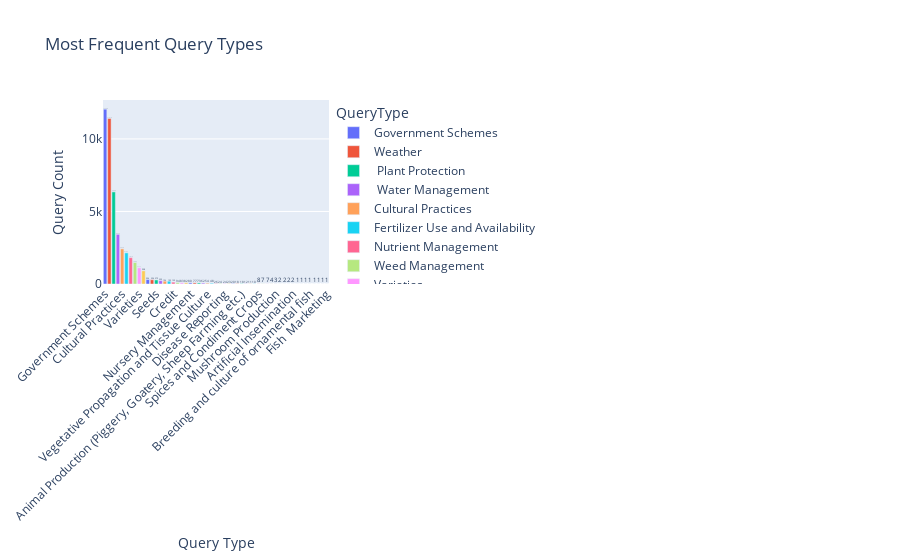

The cell this chart's notebook holds for it:
### Code cell
df['CreatedOn'] = pd.to_datetime(df['CreatedOn'], errors='coerce')

# Extract month and year
df['Month_Year'] = df['CreatedOn'].dt.to_period('M').astype(str)
query_type_freq = df['QueryType'].value_counts().reset_index()
query_type_freq.columns = ['QueryType', 'Count']

fig1 = px.bar(query_type_freq, x='QueryType', y='Count',
              title='Most Frequent Query Types',
              text='Count', color='QueryType')
fig1.update_layout(xaxis_title='Query Type', yaxis_title='Query Count', xaxis_tickangle=-45)
fig1.show()

### Figure 1 — Plotly figure (JSON) as saved in the notebook; plotly's stock layout.template omitted (floating-point values rounded to 4 significant figures)
{"data": [{"hovertemplate": "QueryType=%{x}<br>Count=%{text}<extra></extra>", "legendgroup": "Government Schemes", "marker": {"color": "#636efa", "pattern": {"shape": ""}}, "name": "Government Schemes", "orientation": "v", "showlegend": true, "text": [12050.0], "textposition": "auto", "type": "bar", "x": ["Government Schemes"], "xaxis": "x", "y": [12048], "yaxis": "y"}, {"hovertemplate": "QueryType=%{x}<br>Count=%{text}<extra></extra>", "legendgroup": "Weather", "marker": {"color": "#EF553B", "pattern": {"shape": ""}}, "name": "Weather", "orientation": "v", "showlegend": true, "text": [11410.0], "textposition": "auto", "type": "bar", "x": ["Weather"], "xaxis": "x", "y": [11413], "yaxis": "y"}, {"hovertemplate": "QueryType=%{x}<br>Count=%{text}<extra></extra>", "legendgroup": "\tPlant Protection\t", "marker": {"color": "#00cc96", "pattern": {"shape": ""}}, "name": "\tPlant Protection\t", "orientation": "v", "showlegend": true, "text": [6349.0], "textposition": "auto", "type": "bar", "x": ["\tPlant Protection\t"], "xaxis": "x", "y": [6349], "yaxis": "y"}, {"hovertemplate": "QueryType=%{x}<br>Count=%{text}<extra></extra>", "legendgroup": "\tWater Management\t", "marker": {"color": "#ab63fa", "pattern": {"shape": ""}}, "name": "\tWater Management\t", "orientation": "v", "showlegend": true, "text": [3422.0], "textposition": "auto", "type": "bar", "x": ["\tWater Management\t"], "xaxis": "x", "y": [3422], "yaxis": "y"}, {"hovertemplate": "QueryType=%{x}<br>Count=%{text}<extra></extra>", "legendgroup": "Cultural Practices", "marker": {"color": "#FFA15A", "pattern": {"shape": ""}}, "name": "Cultural Practices", "orientation": "v", "showlegend": true, "text": [2423.0], "textposition": "auto", "type": "bar", "x": ["Cultural Practices"], "xaxis": "x", "y": [2423], "yaxis": "y"}, {"hovertemplate": "QueryType=%{x}<br>Count=%{text}<extra></extra>", "legendgroup": "Fertilizer Use and Availability", "marker": {"color": "#19d3f3", "pattern": {"shape": ""}}, "name": "Fertilizer Use and Availability", "orientation": "v", "showlegend": true, "text": [2147.0], "textposition": "auto", "type": "bar", "x": ["Fertilizer Use and Availability"], "xaxis": "x", "y": [2147], "yaxis": "y"}, {"hovertemplate": "QueryType=%{x}<br>Count=%{text}<extra></extra>", "legendgroup": "Nutrient Management", "marker": {"color": "#FF6692", "pattern": {"shape": ""}}, "name": "Nutrient Management", "orientation": "v", "showlegend": true, "text": [1815.0], "textposition": "auto", "type": "bar", "x": ["Nutrient Management"], "xaxis": "x", "y": [1815], "yaxis": "y"}, {"hovertemplate": "QueryType=%{x}<br>Count=%{text}<extra></extra>", "legendgroup": "Weed Management", "marker": {"color": "#B6E880", "pattern": {"shape": ""}}, "name": "Weed Management", "orientation": "v", "showlegend": true, "text": [1480.0], "textposition": "auto", "type": "bar", "x": ["Weed Management"], "xaxis": "x", "y": [1480], "yaxis": "y"}, {"hovertemplate": "QueryType=%{x}<br>Count=%{text}<extra></extra>", "legendgroup": "Varieties", "marker": {"color": "#FF97FF", "pattern": {"shape": ""}}, "name": "Varieties", "orientation": "v", "showlegend": true, "text": [1111.0], "textposition": "auto", "type": "bar", "x": ["Varieties"], "xaxis": "x", "y": [1111], "yaxis": "y"}, {"hovertemplate": "QueryType=%{x}<br>Count=%{text}<extra></extra>", "legendgroup": "Sowing Time and Weather", "marker": {"color": "#FECB52", "pattern": {"shape": ""}}, "name": "Sowing Time and Weather", "orientation": "v", "showlegend": true, "text": [908.0], "textposition": "auto", "type": "bar", "x": ["Sowing Time and Weather"], "xaxis": "x", "y": [908], "yaxis": "y"}, {"hovertemplate": "QueryType=%{x}<br>Count=%{text}<extra></extra>", "legendgroup": "Seeds and Planting Material", "marker": {"color": "#636efa", "pattern": {"shape": ""}}, "name": "Seeds and Planting Material", "orientation": "v", "showlegend": true, "text": [306.0], "textposition": "auto", "type": "bar", "x": ["Seeds and Planting Material"], "xaxis": "x", "y": [306], "yaxis": "y"}, {"hovertemplate": "QueryType=%{x}<br>Count=%{text}<extra></extra>", "legendgroup": "Post Harvest Preservation", "marker": {"color": "#EF553B", "pattern": {"shape": ""}}, "name": "Post Harvest Preservation", "orientation": "v", "showlegend": true, "text": [294.0], "textposition": "auto", "type": "bar", "x": ["Post Harvest Preservation"], "xaxis": "x", "y": [294], "yaxis": "y"}, {"hovertemplate": "QueryType=%{x}<br>Count=%{text}<extra></extra>", "legendgroup": "Seeds", "marker": {"color": "#00cc96", "pattern": {"shape": ""}}, "name": "Seeds", "orientation": "v", "showlegend": true, "text": [279.0], "textposition": "auto", "type": "bar", "x": ["Seeds"], "xaxis": "x", "y": [279], "yaxis": "y"}, {"hovertemplate": "QueryType=%{x}<br>Count=%{text}<extra></extra>", "legendgroup": "Water Management, Micro Irrigation", "marker": {"color": "#ab63fa", "pattern": {"shape": ""}}, "name": "Water Management, Micro Irrigation", "orientation": "v", "showlegend": true, "text": [230.0], "textposition": "auto", "type": "bar", "x": ["Water Management, Micro Irrigation"], "xaxis": "x", "y": [230], "yaxis": "y"}, {"hovertemplate": "QueryType=%{x}<br>Count=%{text}<extra></extra>", "legendgroup": "Market Information", "marker": {"color": "#FFA15A", "pattern": {"shape": ""}}, "name": "Market Information", "orientation": "v", "showlegend": true, "text": [196.0], "textposition": "auto", "type": "bar", "x": ["Market Information"], "xaxis": "x", "y": [196], "yaxis": "y"}, {"hovertemplate": "QueryType=%{x}<br>Count=%{text}<extra></extra>", "legendgroup": "Crop Insurance", "marker": {"color": "#19d3f3", "pattern": {"shape": ""}}, "name": "Crop Insurance", "orientation": "v", "showlegend": true, "text": [193.0], "textposition": "auto", "type": "bar", "x": ["Crop Insurance"], "xaxis": "x", "y": [193], "yaxis": "y"}, {"hovertemplate": "QueryType=%{x}<br>Count=%{text}<extra></extra>", "legendgroup": "Credit", "marker": {"color": "#FF6692", "pattern": {"shape": ""}}, "name": "Credit", "orientation": "v", "showlegend": true, "text": [129.0], "textposition": "auto", "type": "bar", "x": ["Credit"], "xaxis": "x", "y": [129], "yaxis": "y"}, {"hovertemplate": "QueryType=%{x}<br>Count=%{text}<extra></extra>", "legendgroup": "Agriculture Mechanization", "marker": {"color": "#B6E880", "pattern": {"shape": ""}}, "name": "Agriculture Mechanization", "orientation": "v", "showlegend": true, "text": [94.0], "textposition": "auto", "type": "bar", "x": ["Agriculture Mechanization"], "xaxis": "x", "y": [94], "yaxis": "y"}, {"hovertemplate": "QueryType=%{x}<br>Count=%{text}<extra></extra>", "legendgroup": "\tField Preparation\t", "marker": {"color": "#FF97FF", "pattern": {"shape": ""}}, "name": "\tField Preparation\t", "orientation": "v", "showlegend": true, "text": [83.0], "textposition": "auto", "type": "bar", "x": ["\tField Preparation\t"], "xaxis": "x", "y": [83], "yaxis": "y"}, {"hovertemplate": "QueryType=%{x}<br>Count=%{text}<extra></extra>", "legendgroup": "Disease Management", "marker": {"color": "#FECB52", "pattern": {"shape": ""}}, "name": "Disease Management", "orientation": "v", "showlegend": true, "text": [82.0], "textposition": "auto", "type": "bar", "x": ["Disease Management"], "xaxis": "x", "y": [82], "yaxis": "y"}, {"hovertemplate": "QueryType=%{x}<br>Count=%{text}<extra></extra>", "legendgroup": "Nursery Management", "marker": {"color": "#636efa", "pattern": {"shape": ""}}, "name": "Nursery Management", "orientation": "v", "showlegend": true, "text": [80.0], "textposition": "auto", "type": "bar", "x": ["Nursery Management"], "xaxis": "x", "y": [80], "yaxis": "y"}, {"hovertemplate": "QueryType=%{x}<br>Count=%{text}<extra></extra>", "legendgroup": "Training and Exposure Visits", "marker": {"color": "#EF553B", "pattern": {"shape": ""}}, "name": "Training and Exposure Visits", "orientation": "v", "showlegend": true, "text": [77.0], "textposition": "auto", "type": "bar", "x": ["Training and Exposure Visits"], "xaxis": "x", "y": [77], "yaxis": "y"}, {"hovertemplate": "QueryType=%{x}<br>Count=%{text}<extra></extra>", "legendgroup": "Bio-Pesticides and Bio-Fertilizers", "marker": {"color": "#00cc96", "pattern": {"shape": ""}}, "name": "Bio-Pesticides and Bio-Fertilizers", "orientation": "v", "showlegend": true, "text": [73.0], "textposition": "auto", "type": "bar", "x": ["Bio-Pesticides and Bio-Fertilizers"], "xaxis": "x", "y": [73], "yaxis": "y"}, {"hovertemplate": "QueryType=%{x}<br>Count=%{text}<extra></extra>", "legendgroup": "Soil Testing", "marker": {"color": "#ab63fa", "pattern": {"shape": ""}}, "name": "Soil Testing", "orientation": "v", "showlegend": true, "text": [62.0], "textposition": "auto", "type": "bar", "x": ["Soil Testing"], "xaxis": "x", "y": [62], "yaxis": "y"}, {"hovertemplate": "QueryType=%{x}<br>Count=%{text}<extra></extra>", "legendgroup": "Vegetative Propagation and Tissue Culture", "marker": {"color": "#FFA15A", "pattern": {"shape": ""}}, "name": "Vegetative Propagation and Tissue Culture", "orientation": "v", "showlegend": true, "text": [54.0], "textposition": "auto", "type": "bar", "x": ["Vegetative Propagation and Tissue Culture"], "xaxis": "x", "y": [54], "yaxis": "y"}, {"hovertemplate": "QueryType=%{x}<br>Count=%{text}<extra></extra>", "legendgroup": "Field Preparation", "marker": {"color": "#19d3f3", "pattern": {"shape": ""}}, "name": "Field Preparation", "orientation": "v", "showlegend": true, "text": [48.0], "textposition": "auto", "type": "bar", "x": ["Field Preparation"], "xaxis": "x", "y": [48], "yaxis": "y"}, {"hovertemplate": "QueryType=%{x}<br>Count=%{text}<extra></extra>", "legendgroup": "Organic Farming", "marker": {"color": "#FF6692", "pattern": {"shape": ""}}, "name": "Organic Farming", "orientation": "v", "showlegend": true, "text": [26.0], "textposition": "auto", "type": "bar", "x": ["Organic Farming"], "xaxis": "x", "y": [26], "yaxis": "y"}, {"hovertemplate": "QueryType=%{x}<br>Count=%{text}<extra></extra>", "legendgroup": "Dairy Production", "marker": {"color": "#B6E880", "pattern": {"shape": ""}}, "name": "Dairy Production", "orientation": "v", "showlegend": true, "text": [24.0], "textposition": "auto", "type": "bar", "x": ["Dairy Production"], "xaxis": "x", "y": [24], "yaxis": "y"}, {"hovertemplate": "QueryType=%{x}<br>Count=%{text}<extra></extra>", "legendgroup": "Disease Reporting", "marker": {"color": "#FF97FF", "pattern": {"shape": ""}}, "name": "Disease Reporting", "orientation": "v", "showlegend": true, "text": [24.0], "textposition": "auto", "type": "bar", "x": ["Disease Reporting"], "xaxis": "x", "y": [24], "yaxis": "y"}, {"hovertemplate": "QueryType=%{x}<br>Count=%{text}<extra></extra>", "legendgroup": "Storage", "marker": {"color": "#FECB52", "pattern": {"shape": ""}}, "name": "Storage", "orientation": "v", "showlegend": true, "text": [23.0], "textposition": "auto", "type": "bar", "x": ["Storage"], "xaxis": "x", "y": [23], "yaxis": "y"}, {"hovertemplate": "QueryType=%{x}<br>Count=%{text}<extra></extra>", "legendgroup": "Cattle shed Planning and Management", "marker": {"color": "#636efa", "pattern": {"shape": ""}}, "name": "Cattle shed Planning and Management", "orientation": "v", "showlegend": true, "text": [20.0], "textposition": "auto", "type": "bar", "x": ["Cattle shed Planning and Management"], "xaxis": "x", "y": [20], "yaxis": "y"}, {"hovertemplate": "QueryType=%{x}<br>Count=%{text}<extra></extra>", "legendgroup": "Soil Health Card", "marker": {"color": "#EF553B", "pattern": {"shape": ""}}, "name": "Soil Health Card", "orientation": "v", "showlegend": true, "text": [18.0], "textposition": "auto", "type": "bar", "x": ["Soil Health Card"], "xaxis": "x", "y": [18], "yaxis": "y"}, {"hovertemplate": "QueryType=%{x}<br>Count=%{text}<extra></extra>", "legendgroup": "Animal Production (Piggery, Goatery, Sheep Farming etc.)", "marker": {"color": "#00cc96", "pattern": {"shape": ""}}, "name": "Animal Production (Piggery, Goatery, Sheep Farming etc.)", "orientation": "v", "showlegend": true, "text": [18.0], "textposition": "auto", "type": "bar", "x": ["Animal Production (Piggery, Goatery, Sheep Farming etc.)"], "xaxis": "x", "y": [18], "yaxis": "y"}, {"hovertemplate": "QueryType=%{x}<br>Count=%{text}<extra></extra>", "legendgroup": "Power, Roads etc.", "marker": {"color": "#ab63fa", "pattern": {"shape": ""}}, "name": "Power, Roads etc.", "orientation": "v", "showlegend": true, "text": [12.0], "textposition": "auto", "type": "bar", "x": ["Power, Roads etc."], "xaxis": "x", "y": [12], "yaxis": "y"}, {"hovertemplate": "QueryType=%{x}<br>Count=%{text}<extra></extra>", "legendgroup": "Post Harvest Management (Cleaning, Grading, Packaging, Food Processing, Cool Chain etc.)", "marker": {"color": "#FFA15A", "pattern": {"shape": ""}}, "name": "Post Harvest Management (Cleaning, Grading, Packaging, Food Processing, Cool Chain etc.)", "orientation": "v", "showlegend": true, "text": [11.0], "textposition": "auto", "type": "bar", "x": ["Post Harvest Management (Cleaning, Grading, Packaging, Food Processing, Cool Chain etc.)"], "xaxis": "x", "y": [11], "yaxis": "y"}, {"hovertemplate": "QueryType=%{x}<br>Count=%{text}<extra></extra>", "legendgroup": "Animal Nutrition", "marker": {"color": "#19d3f3", "pattern": {"shape": ""}}, "name": "Animal Nutrition", "orientation": "v", "showlegend": true, "text": [10.0], "textposition": "auto", "type": "bar", "x": ["Animal Nutrition"], "xaxis": "x", "y": [10], "yaxis": "y"}, {"hovertemplate": "QueryType=%{x}<br>Count=%{text}<extra></extra>", "legendgroup": "Spices and Condiment Crops", "marker": {"color": "#FF6692", "pattern": {"shape": ""}}, "name": "Spices and Condiment Crops", "orientation": "v", "showlegend": true, "text": [8.0], "textposition": "auto", "type": "bar", "x": ["Spices and Condiment Crops"], "xaxis": "x", "y": [8], "yaxis": "y"}, {"hovertemplate": "QueryType=%{x}<br>Count=%{text}<extra></extra>", "legendgroup": "Animal Breeding", "marker": {"color": "#B6E880", "pattern": {"shape": ""}}, "name": "Animal Breeding", "orientation": "v", "showlegend": true, "text": [7.0], "textposition": "auto", "type": "bar", "x": ["Animal Breeding"], "xaxis": "x", "y": [7], "yaxis": "y"}, {"hovertemplate": "QueryType=%{x}<br>Count=%{text}<extra></extra>", "legendgroup": "Tank, Pond and Reservoir Management", "marker": {"color": "#FF97FF", "pattern": {"shape": ""}}, "name": "Tank, Pond and Reservoir Management", "orientation": "v", "showlegend": true, "text": [7.0], "textposition": "auto", "type": "bar", "x": ["Tank, Pond and Reservoir Management"], "xaxis": "x", "y": [7], "yaxis": "y"}, {"hovertemplate": "QueryType=%{x}<br>Count=%{text}<extra></extra>", "legendgroup": "Livestock Products Processing and Packaging", "marker": {"color": "#FECB52", "pattern": {"shape": ""}}, "name": "Livestock Products Processing and Packaging", "orientation": "v", "showlegend": true, "text": [4.0], "textposition": "auto", "type": "bar", "x": ["Livestock Products Processing and Packaging"], "xaxis": "x", "y": [4], "yaxis": "y"}, {"hovertemplate": "QueryType=%{x}<br>Count=%{text}<extra></extra>", "legendgroup": "Mushroom Production", "marker": {"color": "#636efa", "pattern": {"shape": ""}}, "name": "Mushroom Production", "orientation": "v", "showlegend": true, "text": [3.0], "textposition": "auto", "type": "bar", "x": ["Mushroom Production"], "xaxis": "x", "y": [3], "yaxis": "y"}, {"hovertemplate": "QueryType=%{x}<br>Count=%{text}<extra></extra>", "legendgroup": "Medicinal and Aromatic Plants", "marker": {"color": "#EF553B", "pattern": {"shape": ""}}, "name": "Medicinal and Aromatic Plants", "orientation": "v", "showlegend": true, "text": [2.0], "textposition": "auto", "type": "bar", "x": ["Medicinal and Aromatic Plants"], "xaxis": "x", "y": [2], "yaxis": "y"}, {"hovertemplate": "QueryType=%{x}<br>Count=%{text}<extra></extra>", "legendgroup": "Fishery Nutrition", "marker": {"color": "#00cc96", "pattern": {"shape": ""}}, "name": "Fishery Nutrition", "orientation": "v", "showlegend": true, "text": [2.0], "textposition": "auto", "type": "bar", "x": ["Fishery Nutrition"], "xaxis": "x", "y": [2], "yaxis": "y"}, {"hovertemplate": "QueryType=%{x}<br>Count=%{text}<extra></extra>", "legendgroup": "Freshwater pearl culture", "marker": {"color": "#ab63fa", "pattern": {"shape": ""}}, "name": "Freshwater pearl culture", "orientation": "v", "showlegend": true, "text": [2.0], "textposition": "auto", "type": "bar", "x": ["Freshwater pearl culture"], "xaxis": "x", "y": [2], "yaxis": "y"}, {"hovertemplate": "QueryType=%{x}<br>Count=%{text}<extra></extra>", "legendgroup": "Artificial Insemination", "marker": {"color": "#FFA15A", "pattern": {"shape": ""}}, "name": "Artificial Insemination", "orientation": "v", "showlegend": true, "text": [2.0], "textposition": "auto", "type": "bar", "x": ["Artificial Insemination"], "xaxis": "x", "y": [2], "yaxis": "y"}, {"hovertemplate": "QueryType=%{x}<br>Count=%{text}<extra></extra>", "legendgroup": "Fishery Mechanization", "marker": {"color": "#19d3f3", "pattern": {"shape": ""}}, "name": "Fishery Mechanization", "orientation": "v", "showlegend": true, "text": [1.0], "textposition": "auto", "type": "bar", "x": ["Fishery Mechanization"], "xaxis": "x", "y": [1], "yaxis": "y"}, {"hovertemplate": "QueryType=%{x}<br>Count=%{text}<extra></extra>", "legendgroup": "Fish Fingerling Production", "marker": {"color": "#FF6692", "pattern": {"shape": ""}}, "name": "Fish Fingerling Production", "orientation": "v", "showlegend": true, "text": [1.0], "textposition": "auto", "type": "bar", "x": ["Fish Fingerling Production"], "xaxis": "x", "y": [1], "yaxis": "y"}, {"hovertemplate": "QueryType=%{x}<br>Count=%{text}<extra></extra>", "legendgroup": "Integrated Farming", "marker": {"color": "#B6E880", "pattern": {"shape": ""}}, "name": "Integrated Farming", "orientation": "v", "showlegend": true, "text": [1.0], "textposition": "auto", "type": "bar", "x": ["Integrated Farming"], "xaxis": "x", "y": [1], "yaxis": "y"}, {"hovertemplate": "QueryType=%{x}<br>Count=%{text}<extra></extra>", "legendgroup": "Breeding and culture of ornamental fish", "marker": {"color": "#FF97FF", "pattern": {"shape": ""}}, "name": "Breeding and culture of ornamental fish", "orientation": "v", "showlegend": true, "text": [1.0], "textposition": "auto", "type": "bar", "x": ["Breeding and culture of ornamental fish"], "xaxis": "x", "y": [1], "yaxis": "y"}, {"hovertemplate": "QueryType=%{x}<br>Count=%{text}<extra></extra>", "legendgroup": "Magur Breeding and Culture", "marker": {"color": "#FECB52", "pattern": {"shape": ""}}, "name": "Magur Breeding and Culture", "orientation": "v", "showlegend": true, "text": [1.0], "textposition": "auto", "type": "bar", "x": ["Magur Breeding and Culture"], "xaxis": "x", "y": [1], "yaxis": "y"}, {"hovertemplate": "QueryType=%{x}<br>Count=%{text}<extra></extra>", "legendgroup": "Deep Sea Fishing and Processing", "marker": {"color": "#636efa", "pattern": {"shape": ""}}, "name": "Deep Sea Fishing and Processing", "orientation": "v", "showlegend": true, "text": [1.0], "textposition": "auto", "type": "bar", "x": ["Deep Sea Fishing and Processing"], "xaxis": "x", "y": [1], "yaxis": "y"}, {"hovertemplate": "QueryType=%{x}<br>Count=%{text}<extra></extra>", "legendgroup": "Cold Storage", "marker": {"color": "#EF553B", "pattern": {"shape": ""}}, "name": "Cold Storage", "orientation": "v", "showlegend": true, "text": [1.0], "textposition": "auto", "type": "bar", "x": ["Cold Storage"], "xaxis": "x", "y": [1], "yaxis": "y"}, {"hovertemplate": "QueryType=%{x}<br>Count=%{text}<extra></extra>", "legendgroup": "Fish  Marketing", "marker": {"color": "#00cc96", "pattern": {"shape": ""}}, "name": "Fish  Marketing", "orientation": "v", "showlegend": true, "text": [1.0], "textposition": "auto", "type": "bar", "x": ["Fish  Marketing"], "xaxis": "x", "y": [1], "yaxis": "y"}], "layout": {"barmode": "relative", "legend": {"title": {"text": "QueryType"}, "tracegroupgap": 0}, "title": {"text": "Most Frequent Query Types"}, "xaxis": {"anchor": "y", "categoryarray": ["Government Schemes", "Weather", "\tPlant Protection\t", "\tWater Management\t", "Cultural Practices", "Fertilizer Use and Availability", "Nutrient Management", "Weed Management", "Varieties", "Sowing Time and Weather", "Seeds and Planting Material", "Post Harvest Preservation", "Seeds", "Water Management, Micro Irrigation", "Market Information", "Crop Insurance", "Credit", "Agriculture Mechanization", "\tField Preparation\t", "Disease Management", "Nursery Management", "Training and Exposure Visits", "Bio-Pesticides and Bio-Fertilizers", "Soil Testing", "Vegetative Propagation and Tissue Culture", "Field Preparation", "Organic Farming", "Dairy Production", "Disease Reporting", "Storage", "Cattle shed Planning and Management", "Soil Health Card", "Animal Production (Piggery, Goatery, Sheep Farming etc.)", "Power, Roads etc.", "Post Harvest Management (Cleaning, Grading, Packaging, Food Processing, Cool Chain etc.)", "Animal Nutrition", "Spices and Condiment Crops", "Animal Breeding", "Tank, Pond and Reservoir Management", "Livestock Products Processing and Packaging", "Mushroom Production", "Medicinal and Aromatic Plants", "Fishery Nutrition", "Freshwater pearl culture", "Artificial Insemination", "Fishery Mechanization", "Fish Fingerling Production", "Integrated Farming", "Breeding and culture of ornamental fish", "Magur Breeding and Culture", "Deep Sea Fishing and Processing", "Cold Storage", "Fish  Marketing"], "categoryorder": "array", "domain": [0, 1], "tickangle": -45, "title": {"text": "Query Type"}}, "yaxis": {"anchor": "x", "domain": [0, 1], "title": {"text": "Query Count"}}}}
